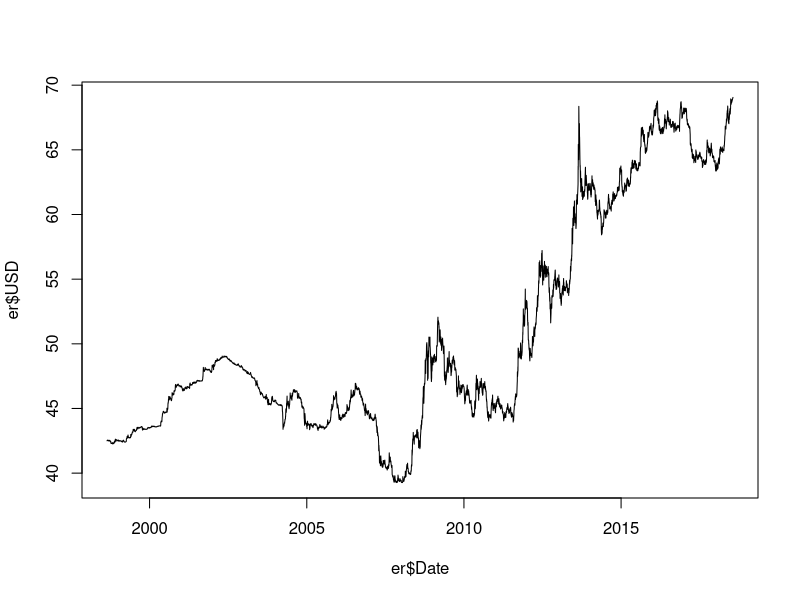
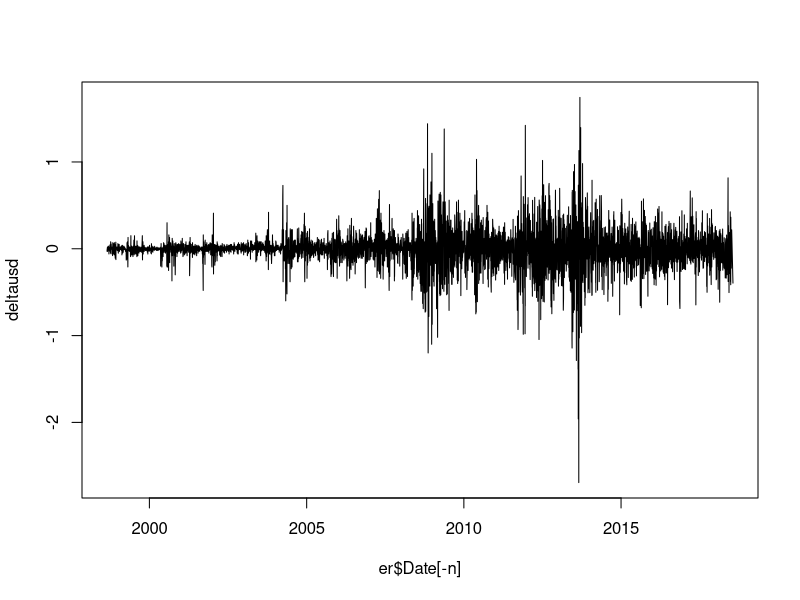
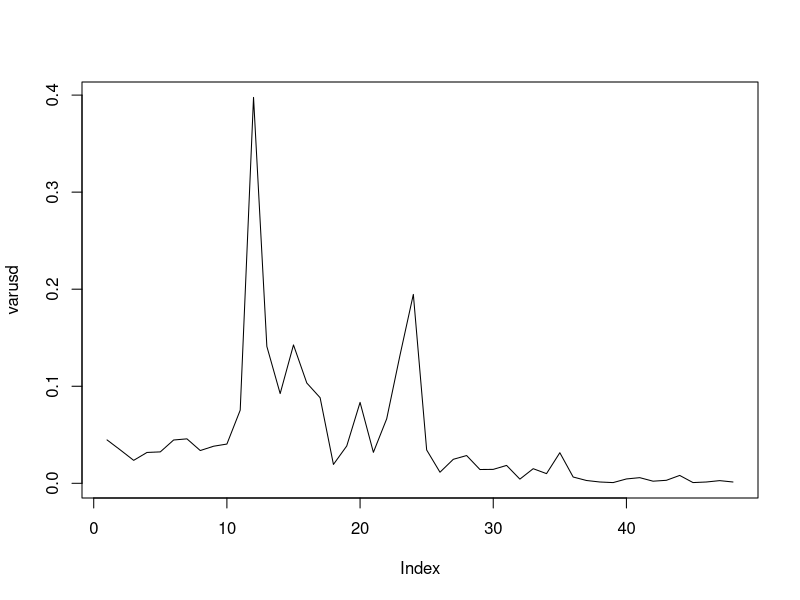
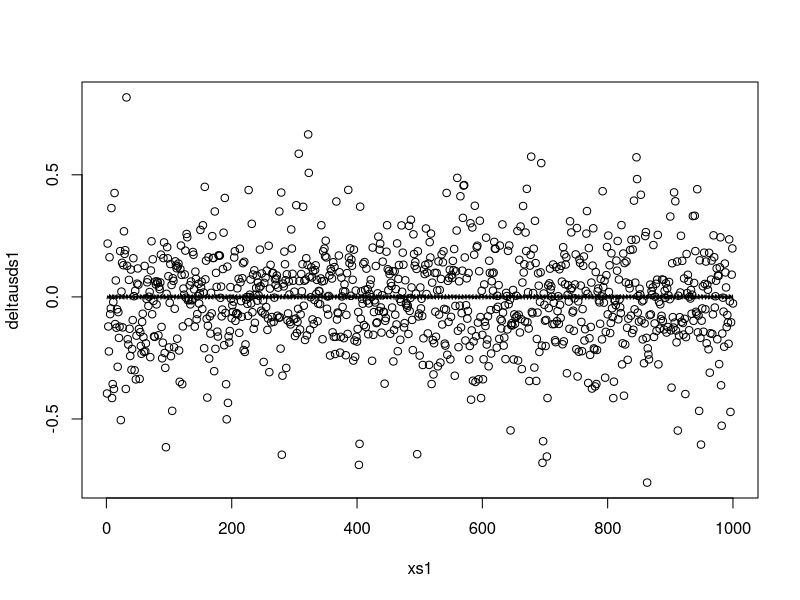
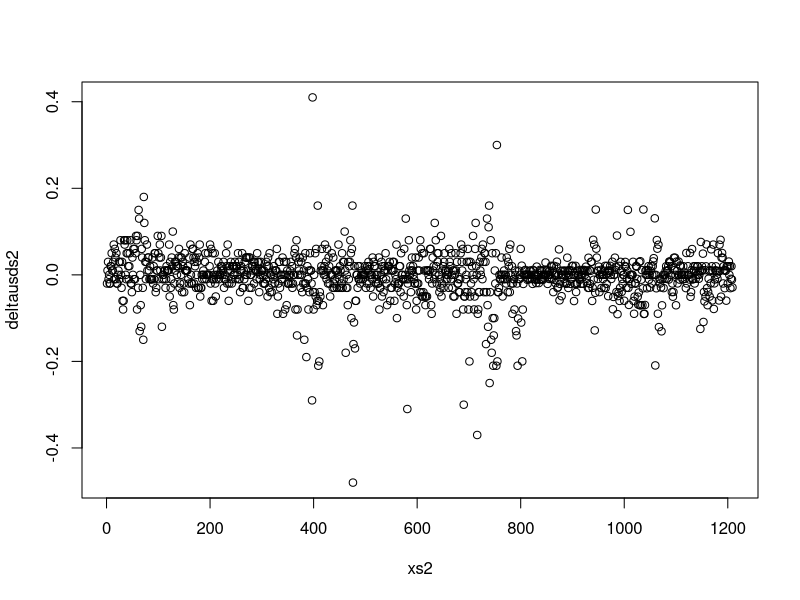

These figures' R source, in order: (Note: this script raises an error after producing the figures.)
# ================= Estimation of INR-USD Exchange Rate ================= #

# The loading of dataset from the xls file can be done easily with the
# read_excel function in the readxl package. The date variable is in character
# format, and is converted to the date-datatype in R.
library(readxl)
er <- read_excel("Exchange Rate Daily.xls")
er$Date <- as.Date(er$Date, format = "%d/%m/%Y")

# The number of observations can be found with the length of first column.
n <- length(er[[1]])

# The supposedly volatile data can be first-order differenced, and is then
# plotted.
deltausd <- diff(er$USD)
plot(er$Date, er$USD, type="l")
plot(er$Date[-n], deltausd, type="l")

# --------------------- 1. Splitting Dataset --------------------- #

# The calculation of change in variance from period to period is done with
# breaking the data in several small intervals. The plot gives us a visual
# representation of how the variance of several periods in the data is
# significantly different.

varusd <- NULL
br <- 100

for (i in 1:(n/br))
{
  varusd[i] <- var(
    deltausd[
      ((br*(i-1))+1) : (br*i)
    ]
  )
}

plot(varusd, type="l")

# Now, the data seems to begin with unstable variance at 10th break, which then
# ends at 37th break.

deltausds1 <- deltausd[1:(10*br)]
deltausdv <- deltausd[(10*br + 1):(36*br - 1)]
deltausds2 <- deltausd[(36*br):n]

xs1 <- 1:length(deltausds1)
xv <- 1:length(deltausdv)
xs2 <- 1:length(deltausds2)





# ------------------ 2. Estimating Stable Periods ------------------ #

init_parameters_stable <- list(alpha = 1, beta = 10)

model_nls_stable1 <- nls(deltausds1 ~ alpha*cos(beta*xs1), start = init_parameters_stable)
summary(model_nls_stable1)

# The line function plots the difference between actual trend and fitted model
plot(xs1, deltausds1)
lines(xs1, fitted(model_nls_stable1))





# Regression for s2 . . .

init_parameters_stable <- list(alpha = 1, beta = 10)

model_nls_stable2 <- nls(deltausds2 ~ alpha*cos(beta*xs2), start = init_parameters_stable)
summary(model_nls_stable2)

# The line function plots the difference between actual trend and fitted model
plot(xs2, deltausds2)
lines(xs2, fitted(model_nls_stable2), col = 'blue')


# Regression for v . . .

wf <- function(x,n,a,b)
{
  v <- NULL
  for(j in 1:n)
  {
    v[j] <- (a^j)*cos((b^j)*x)
  }
  return(sum(v))
}

plot(xv, deltausdv)
yv <- wf(x=xv,n=5,a=acofs1,b=bcofs1)
lines(xv,yv)